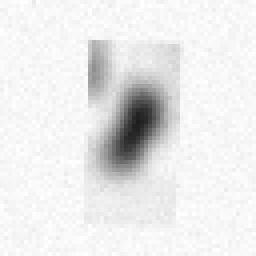
#> input picture dataset/simbol/koma/aug_aug_koma_01_0002_80c5d0d619715738.png, 64 x 64 px (shown 4 times larger); its folder holds only this picture in this run
$ python alat_buat_semua_sheet.py
#> lines starting #> are read from the running program, lines starting #| are printed output that depends on the picture; after the words box and inside, x2 and y2 are one past the last pixel; in counts of white or black regions, pixels touching at a corner belong together
### tools/alat_label_manual.py
"""
Membuat contact sheet (lembar pemeriksa) untuk SATU kelas.

Semua jenis file dipakai: asli_*, aug_*, nota_* (tidak hanya nota_*).

Pemakaian:
    python alat_label_manual.py koma
    python alat_label_manual.py titik
"""

import sys
from pathlib import Path

BASE = Path(__file__).resolve().parent
if str(BASE) not in sys.path:
    sys.path.insert(0, str(BASE))

import cv2
import numpy as np

PER_BARIS = 12
UKURAN = 64
MARGIN = 6
JUDUL = 22

EKSTENSI = {".png", ".jpg", ".jpeg"}


def kumpulkan_berkas(folder):
    """
    Mengambil SEMUA gambar pada folder, apa pun awalan namanya
    (asli_, aug_, nota_, atau nama lain).
    """
    return sorted(
        p for p in folder.iterdir()
        if p.is_file() and p.suffix.lower() in EKSTENSI
    )


# [9 lines left out: function ambil_fokus, not called in this run]


def buat_contact_sheet(folder, keluaran):
    berkas = kumpulkan_berkas(folder)
    if not berkas:
        return None, []

    n = len(berkas)
    baris = (n + PER_BARIS - 1) // PER_BARIS

    sel = UKURAN + MARGIN
    lebar = PER_BARIS * sel + MARGIN
    tinggi = baris * (sel + JUDUL) + MARGIN

    kanvas = np.full((tinggi, lebar, 3), 255, dtype=np.uint8)

    for i, path in enumerate(berkas):
        r = i // PER_BARIS
        c = i % PER_BARIS
        x0 = MARGIN + c * sel
        y0 = MARGIN + r * (sel + JUDUL)

        cv2.rectangle(
            kanvas, (x0, y0), (x0 + UKURAN, y0 + UKURAN), (200, 200, 200), 1
        )

        data = np.fromfile(str(path), dtype=np.uint8)
        img = cv2.imdecode(data, cv2.IMREAD_GRAYSCALE)

        if img is not None and img.size:
            h, w = img.shape[:2]
            skala = min(UKURAN / max(1, w), UKURAN / max(1, h))
            w2 = max(1, int(w * skala))
            h2 = max(1, int(h * skala))
            img = cv2.resize(img, (w2, h2), interpolation=cv2.INTER_AREA)
            img3 = cv2.cvtColor(img, cv2.COLOR_GRAY2BGR)
            px = x0 + (UKURAN - w2) // 2
            py = y0 + (UKURAN - h2) // 2
            kanvas[py:py + h2, px:px + w2] = img3

        cv2.putText(
            kanvas, str(i + 1), (x0 + 2, y0 + UKURAN + 16),
            cv2.FONT_HERSHEY_SIMPLEX, 0.45, (0, 0, 200), 1
        )

    cv2.imwrite(str(keluaran), kanvas)
    return keluaran, berkas


# [98 lines left out: functions pindahkan, main, not called in this run]


# [2 lines that do not run on import are left out]

### tools/alat_buat_semua_sheet.py
"""
Membuat contact sheet untuk banyak kelas sekaligus,
agar pemeriksaan label bisa dilakukan cepat.
"""

import sys
from pathlib import Path

BASE = Path(__file__).resolve().parent
if str(BASE) not in sys.path:
    sys.path.insert(0, str(BASE))

from alat_label_manual import buat_contact_sheet, kumpulkan_berkas

KELUAR = BASE / "output" / "label_manual"


def main():
    KELUAR.mkdir(parents=True, exist_ok=True)

    target = []

    # Simbol
    for nama in ("koma", "titik", "slash", "strip", "persen",
                 "petik", "kurung_buka", "kurung_tutup"):
        target.append(("simbol", nama))

    # Angka
    for d in "0123456789":
        target.append(("angka", d))

    # Huruf kecil yang sering muncul di nota
    for h in ("p", "c", "s", "r", "i", "t", "e", "a", "n", "o"):
        target.append(("huruf/lowercase", h))

    # Huruf besar yang sering muncul
    for h in "KMBPC":
        target.append(("huruf/uppercase", h))

    ringkas = []

    for jenis, nama in target:
        folder = BASE / "dataset" / Path(jenis) / nama
        if not folder.exists():
            continue

        berkas = kumpulkan_berkas(folder)
        if not berkas:
            continue

        keluar = KELUAR / f"sheet_{jenis.replace('/', '_')}_{nama}.png"
        hasil, daftar = buat_contact_sheet(folder, keluar)
#> in buat_contact_sheet, `cv2.rectangle( kanvas, (x0, y0), (x0 + UKURAN, y0 + UKURAN), (200, 200..`:
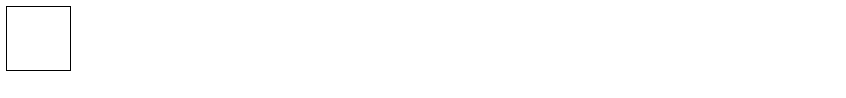
#> kanvas: shape (98, 846, 3); values 200 (black) and 255 (white), 99.7% white; black in thin lines or dots, all inside (x1, y1, x2, y2) = (6, 6, 71, 71)
#> in buat_contact_sheet, img is the input picture: shape (64, 64); min 29, max 255, mean 233.7
#> in buat_contact_sheet, `kanvas[py:py + h2, px:px + w2] = img3`:
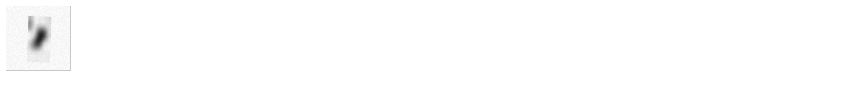
#> kanvas: shape (98, 846, 3); 4.89% of pixels changed, all inside (x1, y1, x2, y2) = (6, 6, 70, 70)
#> in buat_contact_sheet, `cv2.putText( kanvas, str(i + 1), (x0 + 2, y0 + UKURAN + 16), cv2.FONT_..`: kanvas: shape (98, 846, 3); 0.01% of pixels changed, all inside (x1, y1, x2, y2) = (11, 77, 14, 87)

        asli = sum(1 for p in daftar if p.name.startswith("asli_"))
        aug = sum(1 for p in daftar if p.name.startswith("aug_"))
        nota = sum(1 for p in daftar if p.name.startswith("nota_"))

        ringkas.append((jenis, nama, len(daftar), asli, aug, nota))

    baris = ["jenis              kelas      total  asli  aug  nota"]
    baris.append("-" * 58)
    for jenis, nama, total, asli, aug, nota in ringkas:
        baris.append(
            f"{jenis:18s} {nama:9s} {total:6d} {asli:5d} {aug:4d} {nota:5d}"
        )

    Path("rekap_sheet.txt").write_text("\n".join(baris), encoding="utf-8")
    print("\n".join(baris))
    print(f"\nSemua sheet disimpan di: {KELUAR}")


if __name__ == "__main__":
    main()
